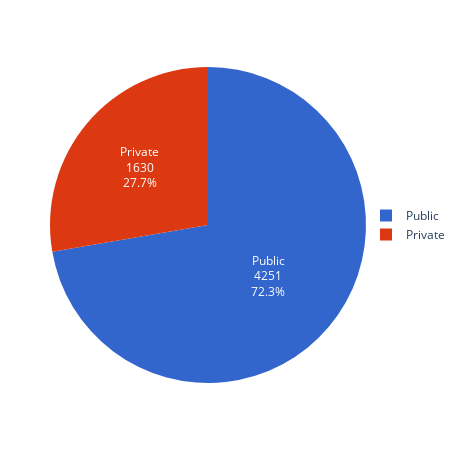

Source (notebook cell):
### Code cell
fig = _plot_pie(collection_by_private, "count", "private", text_inside=True)
fig.update_layout(
    legend=dict(xanchor='left', yanchor='middle', y=0.5, x=1),
    margin=dict(l=50, r=0, t=0, b=0),
    autosize=True
)
fig.write_html(
    op.join(fig_dir, "02_collections_private.html"), full_html=True, include_plotlyjs=True
)
fig.write_image(op.join(fig_dir, "02_collections_private.png"), scale=6)
fig.show()

### Figure 1 — Plotly figure (JSON) as saved in the notebook; plotly's stock layout.template omitted (floating-point values rounded to 4 significant figures)
{"data": [{"domain": {"x": [0, 1], "y": [0, 1]}, "hovertemplate": "private=%{label}<br>count=%{value}<extra></extra>", "labels": ["Public", "Private"], "legendgroup": "", "name": "", "showlegend": true, "textinfo": "value+percent+label", "textposition": "inside", "type": "pie", "values": [4251, 1630]}], "layout": {"autosize": true, "height": 450, "legend": {"tracegroupgap": 0, "x": 1, "xanchor": "left", "y": 0.5, "yanchor": "middle"}, "margin": {"b": 0, "l": 50, "r": 0, "t": 0}, "piecolorway": ["#3366CC", "#DC3912"], "width": 450}}
